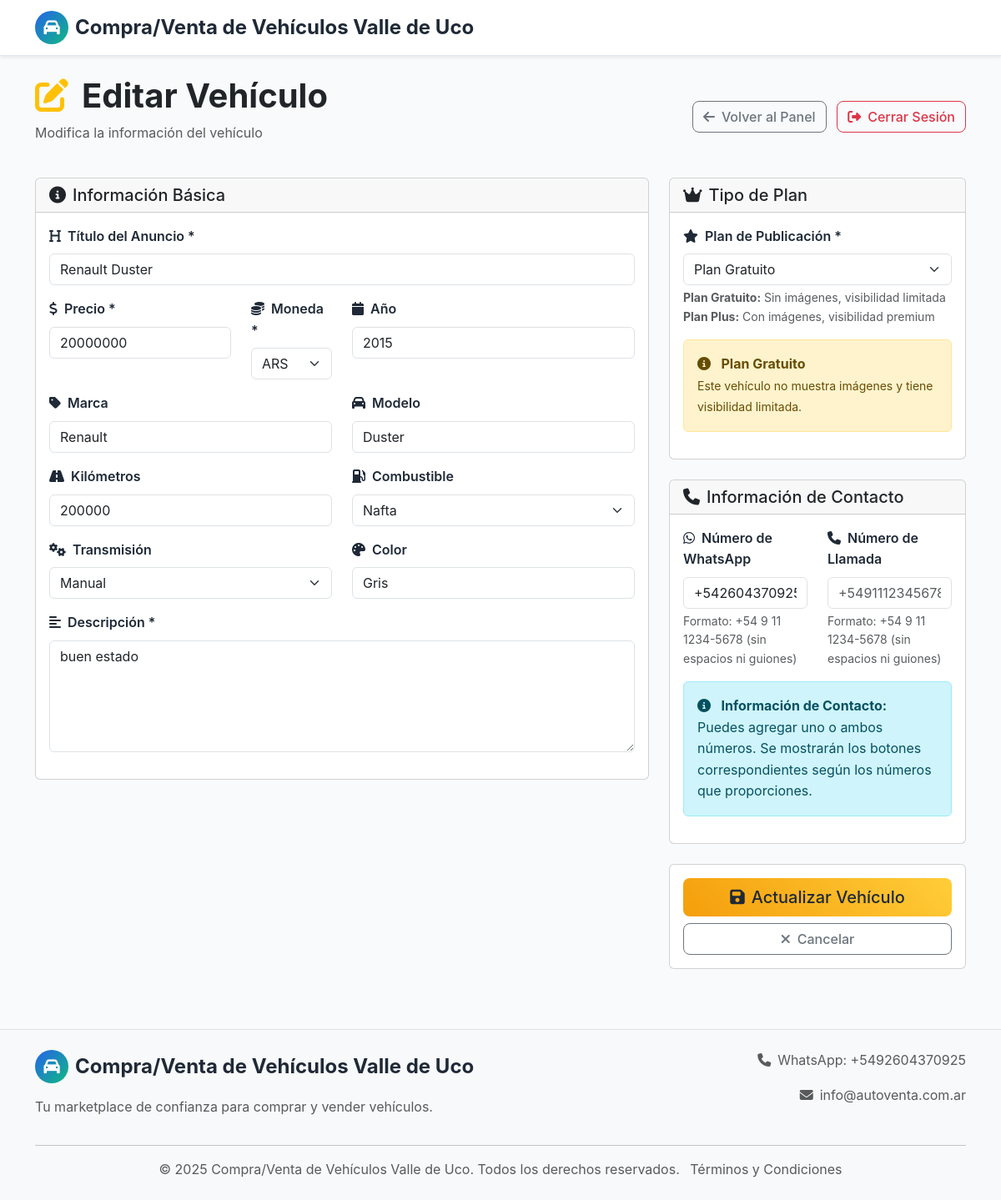
The app's page /admin/edit_vehicle/4 (signed in) with its own data.
### models.py (models this page shows, shortened)
class Vehicle(db.Model):
    id = db.Column(db.Integer, primary_key=True)
    title = db.Column(db.String(200), nullable=False)
    description = db.Column(db.Text, nullable=False)
    price = db.Column(db.Integer, nullable=False)
    currency = db.Column(db.String(3), default='ARS')  # USD or ARS
    year = db.Column(db.Integer)
    brand = db.Column(db.String(100))
    model = db.Column(db.String(100))
    kilometers = db.Column(db.Integer)
    fuel_type = db.Column(db.String(50))
    transmission = db.Column(db.String(50))
    color = db.Column(db.String(50))
    images = db.Column(db.Text)  # JSON string of image URLs
    main_image_index = db.Column(db.Integer, default=0)  # Index of the main image to display
    whatsapp_number = db.Column(db.String(20), nullable=True)  # WhatsApp number
    call_number = db.Column(db.String(20), nullable=True)  # Call number
    contact_type = db.Column(db.String(20), default="whatsapp")  # 'whatsapp' or 'call' (deprecated)
    phone_number = db.Column(db.String(20), nullable=True)  # For call-only contact (deprecated)
    is_active = db.Column(db.Boolean, default=True)
    is_plus = db.Column(db.Boolean, default=True)  # True for Plus (complete), False for Free (basic)
    premium_duration_months = db.Column(db.Integer, default=1)  # Duration of premium visibility in months
    premium_expires_at = db.Column(db.DateTime, nullable=True)  # When premium visibility expires
    created_at = db.Column(db.DateTime, default=datetime.utcnow)
    updated_at = db.Column(db.DateTime, default=datetime.utcnow, onupdate=datetime.utcnow)
    client_request_id = db.Column(db.Integer, db.ForeignKey('client_request.id'), nullable=True)  # Link to original request if created from client request
    clicks = db.relationship('Click', backref='vehicle', lazy=True, cascade='all, delete-orphan')
    def get_images_list(self):
        if self.images:
            import json
            try:
                images = json.loads(self.images)
                processed_images = []
                for img in images:
                    if img.startswith('uploads/'):
                        from flask import url_for
                        processed_images.append(url_for('static', filename=img))
                    else:
                        processed_images.append(img)
                return processed_images
            except:
                return []
        return []

### routes.py (the view, shortened to what this page needs)
@app.route('/admin/edit_vehicle/<int:id>', methods=['GET', 'POST'])
def edit_vehicle(id):
    if not session.get('admin_logged_in'):
        return redirect(url_for('panel_login'))
    vehicle = Vehicle.query.get_or_404(id)
    return render_template('edit_vehicle.html', vehicle=vehicle)

### templates/edit_vehicle.html (shortened to what this page needs)
{% extends "base.html" %}
{% block content %}
<div class="container py-4">
    <div class="row mb-4">
        <div class="col-12">
            <div class="d-flex justify-content-between align-items-center">
                <div>
                    <h1 class="display-6 fw-bold">
                        <i class="fas fa-edit me-3 text-warning"></i>Editar Vehículo
                    </h1>
                    <p class="text-muted">Modifica la información del vehículo</p>
                </div>
                <div>
                    <a href="{{ url_for('admin_dashboard') }}" class="btn btn-outline-secondary me-2">
                        <i class="fas fa-arrow-left me-2"></i>Volver al Panel
                    </a>
                    <a href="{{ url_for('logout') }}" class="btn btn-outline-danger"
                       onclick="return confirm('¿Estás seguro de que quieres cerrar sesión?')">
                        <i class="fas fa-sign-out-alt me-2"></i>Cerrar Sesión
                    </a>
                </div>
            </div>
        </div>
    </div>
    <form method="POST" enctype="multipart/form-data" class="needs-validation" novalidate>
        <div class="row">
            <div class="col-lg-8">
                <div class="card mb-4">
                    <div class="card-header">
                        <h5 class="mb-0">
                            <i class="fas fa-info-circle me-2"></i>Información Básica
                        </h5>
                    </div>
                    <div class="card-body">
                        <div class="row">
                            <div class="col-12 mb-3">
                                <label for="title" class="form-label">
                                    <i class="fas fa-heading me-2"></i>Título del Anuncio *
                                </label>
                                <input type="text" class="form-control" id="title" name="title"
                                       value="{{ vehicle.title }}" required>
                            </div>
                            <div class="col-md-4 mb-3">
                                <label for="price" class="form-label">
                                    <i class="fas fa-dollar-sign me-2"></i>Precio *
                                </label>
                                <input type="number" class="form-control" id="price" name="price"
                                       value="{{ vehicle.price }}" min="1" required>
                            </div>
                            <div class="col-md-2 mb-3">
                                <label for="currency" class="form-label">
                                    <i class="fas fa-coins me-2"></i>Moneda *
                                </label>
                                <select class="form-select" id="currency" name="currency" required>
                                    <option value="ARS" {{ "selected" if vehicle.currency == "ARS" else "" }}>ARS</option>
                                </select>
                            </div>
                            <div class="col-md-6 mb-3">
                                <label for="year" class="form-label">
                                    <i class="fas fa-calendar me-2"></i>Año
                                </label>
                                <input type="number" class="form-control" id="year" name="year"
                                       value="{{ vehicle.year or '' }}" min="1900" max="2025">
                            </div>
                            <div class="col-md-6 mb-3">
                                <label for="brand" class="form-label">
                                    <i class="fas fa-tag me-2"></i>Marca
                                </label>
                                <input type="text" class="form-control" id="brand" name="brand"
                                       value="{{ vehicle.brand or '' }}">
                            </div>
                            <div class="col-md-6 mb-3">
                                <label for="model" class="form-label">
                                    <i class="fas fa-car me-2"></i>Modelo
                                </label>
                                <input type="text" class="form-control" id="model" name="model"
                                       value="{{ vehicle.model or '' }}">
                            </div>
                            <div class="col-md-6 mb-3">
                                <label for="kilometers" class="form-label">
                                    <i class="fas fa-road me-2"></i>Kilómetros
                                </label>
                                <input type="number" class="form-control" id="kilometers" name="kilometers"
                                       value="{{ vehicle.kilometers or '' }}" min="0">
                            </div>
                            <div class="col-md-6 mb-3">
                                <label for="fuel_type" class="form-label">
                                    <i class="fas fa-gas-pump me-2"></i>Combustible
                                </label>
                                <select class="form-select" id="fuel_type" name="fuel_type">
                                    <option value="Nafta" {% if vehicle.fuel_type == 'Nafta' %}selected{% endif %}>Nafta</option>
                                </select>
                            </div>
                            <div class="col-md-6 mb-3">
                                <label for="transmission" class="form-label">
                                    <i class="fas fa-cogs me-2"></i>Transmisión
                                </label>
                                <select class="form-select" id="transmission" name="transmission">
                                    <option value="Manual" {% if vehicle.transmission == 'Manual' %}selected{% endif %}>Manual</option>
                                </select>
                            </div>
                            <div class="col-md-6 mb-3">
                                <label for="color" class="form-label">
                                    <i class="fas fa-palette me-2"></i>Color
                                </label>
                                <input type="text" class="form-control" id="color" name="color"
                                       value="{{ vehicle.color or '' }}">
                            </div>
                            <div class="col-12 mb-3">
                                <label for="description" class="form-label">
                                    <i class="fas fa-align-left me-2"></i>Descripción *
                                </label>
                                <textarea class="form-control" id="description" name="description"
                                          rows="5" required>{{ vehicle.description }}</textarea>
                            </div>
                        </div>
                    </div>
                </div>
                {% set current_images = vehicle.get_images_list() %}
            </div>
            <div class="col-lg-4">
                <div class="card mb-4">
                    <div class="card-header">
                        <h5 class="mb-0">
                            <i class="fas fa-crown me-2"></i>Tipo de Plan
                        </h5>
                    </div>
                    <div class="card-body">
                        <div class="mb-3">
                            <label for="is_plus" class="form-label">
                                <i class="fas fa-star me-2"></i>Plan de Publicación *
                            </label>
                            <select class="form-select" id="is_plus" name="is_plus" required>
                                <option value="false" {% if not vehicle.is_plus %}selected{% endif %}>
                                    <i class="fas fa-gift me-1"></i>Plan Gratuito
                                </option>
                            </select>
                            <div class="form-text">
                                <strong>Plan Gratuito:</strong> Sin imágenes, visibilidad limitada<br>
                                <strong>Plan Plus:</strong> Con imágenes, visibilidad premium
                            </div>
                        </div>
                        <div class="alert alert-info" id="planInfoAlert">
                            <i class="fas fa-info-circle me-2"></i>
                            <strong id="planInfoTitle">Plan Premium Activo</strong><br>
                            <small id="planInfoDescription">Este vehículo tiene visibilidad premium con imágenes.</small>
                        </div>
                    </div>
                </div>
                <div class="card mb-4">
                    <div class="card-header">
                        <h5 class="mb-0">
                            <i class="fas fa-phone me-2"></i>Información de Contacto
                        </h5>
                    </div>
                    <div class="card-body">
                        <div class="row">
                            <div class="col-md-6 mb-3">
                                <label for="whatsapp_number" class="form-label">
                                    <i class="fab fa-whatsapp me-2"></i>Número de WhatsApp
                                </label>
                                <input type="tel" class="form-control" id="whatsapp_number" name="whatsapp_number"
                                       value="{{ vehicle.whatsapp_number or '' }}" placeholder="+5491112345678">
                                <div class="form-text">
                                    Formato: +54 9 11 1234-5678 (sin espacios ni guiones)
                                </div>
                            </div>
                            <div class="col-md-6 mb-3">
                                <label for="call_number" class="form-label">
                                    <i class="fas fa-phone me-2"></i>Número de Llamada
                                </label>
                                <input type="tel" class="form-control" id="call_number" name="call_number"
                                       value="{{ vehicle.call_number or '' }}" placeholder="+5491112345678">
                                <div class="form-text">
                                    Formato: +54 9 11 1234-5678 (sin espacios ni guiones)
                                </div>
                            </div>
                        </div>
                        <div class="alert alert-info">
                            <i class="fas fa-info-circle me-2"></i>
                            <strong>Información de Contacto:</strong> Puedes agregar uno o ambos números.
                            Se mostrarán los botones correspondientes según los números que proporciones.
                        </div>
                    </div>
                </div>
                <div class="card">
                    <div class="card-body">
                        <div class="d-grid gap-2">
                            <button type="submit" class="btn btn-warning btn-lg">
                                <i class="fas fa-save me-2"></i>Actualizar Vehículo
                            </button>
                            <a href="{{ url_for('admin_dashboard') }}" class="btn btn-outline-secondary">
                                <i class="fas fa-times me-2"></i>Cancelar
                            </a>
                        </div>
                    </div>
                </div>
            </div>
        </div>
    </form>
</div>
{% endblock %}

### static/css/style.css (style rules this page uses)
:root { --primary-color: #2563eb; --success-color: #10b981; --warning-color: #f59e0b; --danger-color: #ef4444; --dark-color: #1f2937; --light-color: #f9fafb; --brand-blue: #2563eb; --brand-green: #10b981; }
body { font-family: -apple-system, BlinkMacSystemFont, 'Segoe UI', Roboto, 'Helvetica Neue', Arial, sans-serif; line-height: 1.6; background-color: #f8fafc; }
.form-label { font-weight: 600; color: var(--dark-color); }
.btn { border-radius: 0.5rem; font-weight: 500; transition: all 0.3s ease; }
.btn-warning { background: linear-gradient(45deg, var(--warning-color), #ffcd39); border: none; color: var(--dark-color); }

### records on screen
Vehicle: title "Renault Duster", price "20000000", year "2015", brand "Renault", model "Duster", kilometers "200000", fuel_type "Nafta", transmission "Manual", color "Gris", description "buen estado", is_plus "Plan Gratuito", whatsapp_number "+542604370925"
